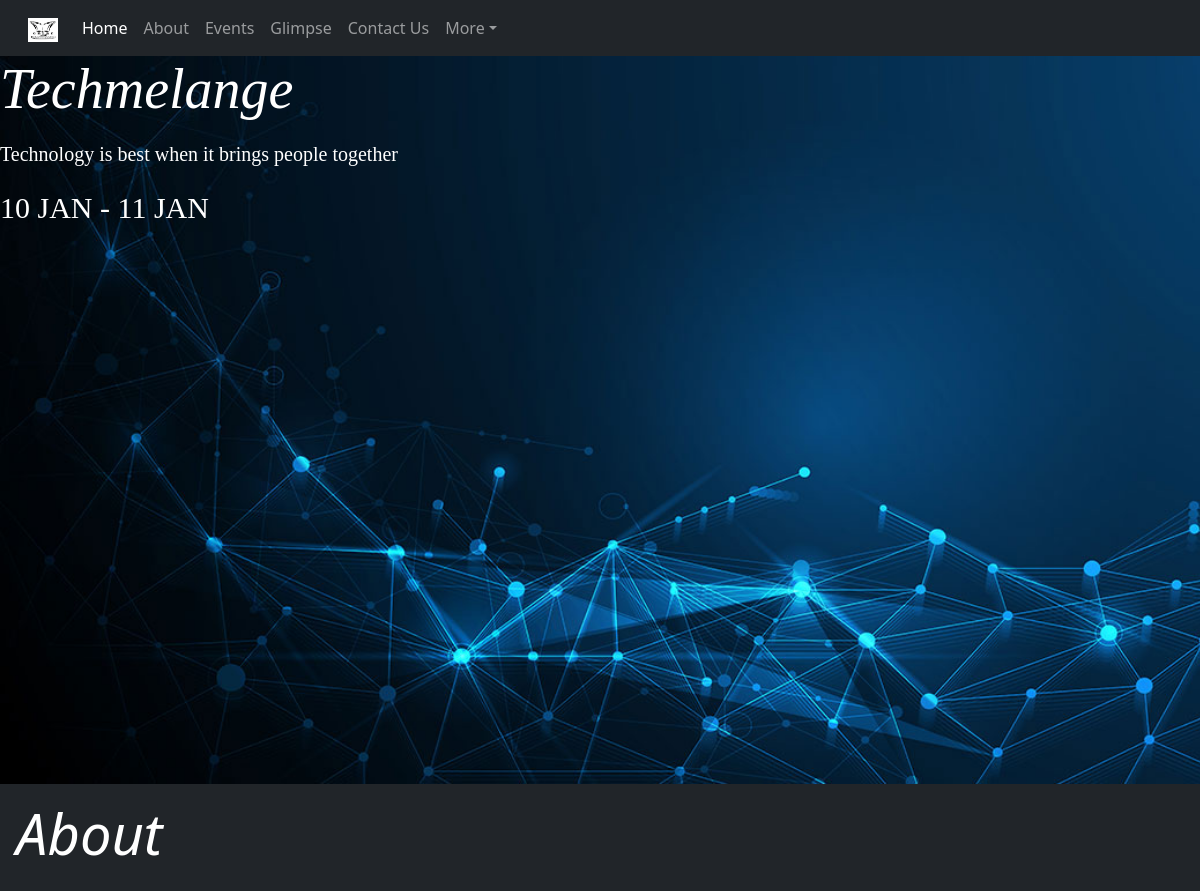
The app's page / (upper part), older data.
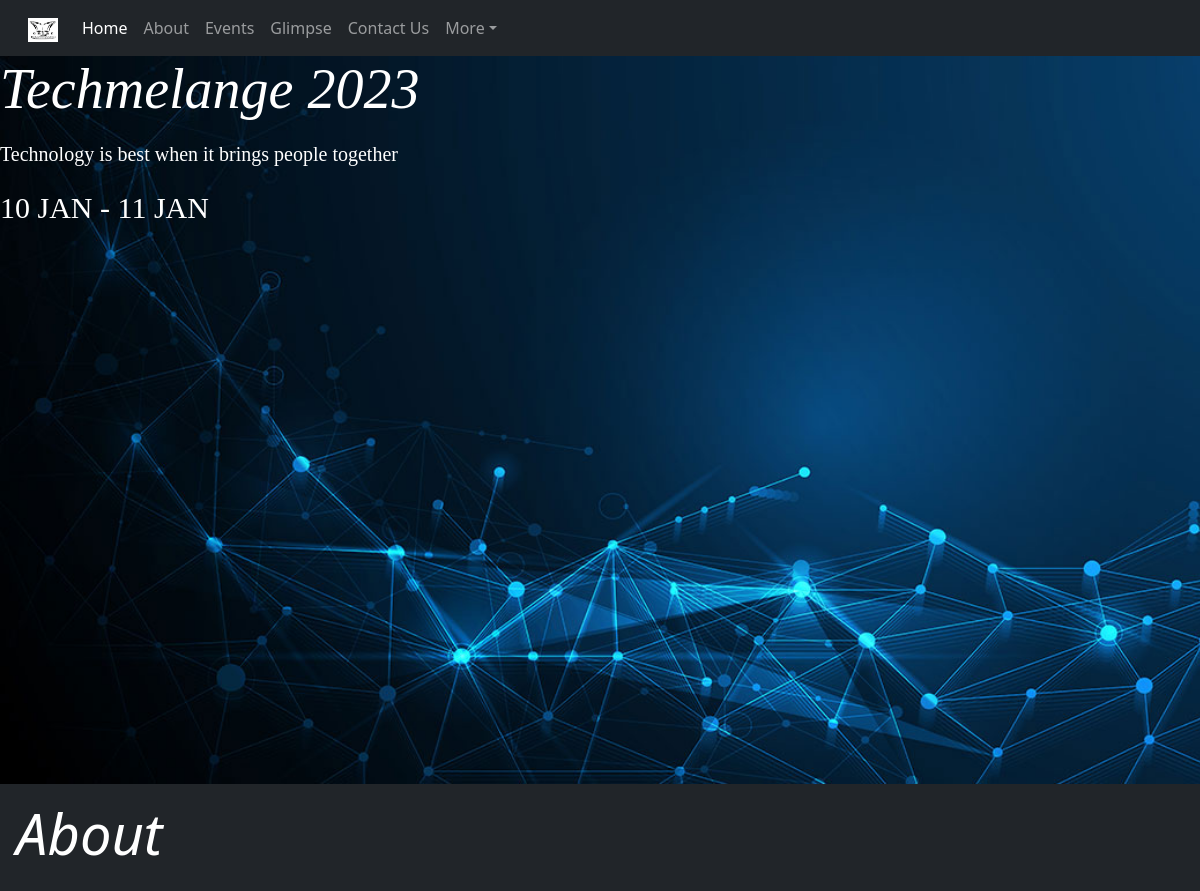
The same page, newer data.
### home/models.py (models this page shows)
class festdesc(models.Model):
    fest_name=models.CharField(max_length=50)
    fest_desc=models.TextField(max_length=1000)

### home/views.py (the view)
# urls.py: path('', views.home, name='home'),
def home(request):
    a=festdesc.objects.all().first();
    print(a)
    b=events.objects.all().first();
    print(b)
    str = "ENIAC-The Computer Science Society, Department of Computer Science, Shaheed Rajguru College Of Applied Sciences for Women, University Of Delhi presents its Annual Techfest - TECH MELANGE'23."
    str1 = "As the name suggests, Tech Melange is the perfect blend of hosting both technical and non-technical events which means that it is a fun extravaganza for all the tech maniacs as well as the non-tech mob around the corner looking for opportunities and learnings. It was started in the year 2010 and every year thereafter, different sets of events were organised by the departmental council to instil an element of competition in technology; making it an adventurous ride of coding, technical tools, quizzes, brainstorming games and ideas organised by students."
    str2 = "For the first time in 11 years, Tech Melange was conducted online which resulted in an overwhelming participation from students all over India. It brings together tech-enthusiasts, coders and gamers. Winners are also awarded with lucrative cash prizes, coupons and certificates. Ite is acquainted to the masses by the mingled effort of  the faculty and students."
    str3 ="To maintain the legacy, we have some exciting events this year as well such as Ideathon, Brain Wreck, E - tambola, Cyber hustle, Whiz Quiz and Hardcode. This gives students a golden opportunity to showcase their talent, innovation, creativity and technicality. Students of various renowned universities and colleges(Delhi University, JNU, IP University, IT, Amity, IIIT-D, Jamia Milia etc.) participate in this mass endeavour."
    str4="Our aim is to enhance the intellectual awareness and development of students. The fest adopts a highly participative and interactive approach with a strong emphasis on ‘Learning by Doing’ and is successful in quenching the thirst of today’s well aware techno youth all around."
    return render(request, 'index.html', {'stg': str, 'stg1': str1, 'stg2': str2,'stg3':str3 ,
    'stg4': str4,'a':a , 'b':b})

### templates/index.html (shortened to what this page needs)
<!DOCTYPE html>
<html lang="en">
  <head>
    <link rel="stylesheet" href="https://cdn.jsdelivr.net/npm/bootstrap@4.6.1/dist/css/bootstrap.min.css" />
    <link href="https://cdn.jsdelivr.net/npm/bootstrap@5.0.0/dist/css/bootstrap.min.css" rel="stylesheet" />
    <link rel="stylesheet" href="static\style.css" />
  </head>
  <body>
    <nav class="navbar navbar-expand-lg navbar-dark bg-dark navbar-fixed-top">
      <div class="container-fluid">
        <a class="navbar-brand" href="#home_page_main"><img src="static\logo.webp" alt="Bootstrap" width="30" height="24" /></a>
        <div class="collapse navbar-collapse" id="navbarNavDropdown">
          <ul class="navbar-nav">
            <li class="nav-item">
              <a class="nav-link active" aria-current="page" href="#">Home</a>
            </li>
            <li class="nav-item">
              <a class="nav-link" href="#about_page">About</a>
            </li>
            <li class="nav-item">
              <a class="nav-link" href="#events_page">Events</a>
            </li>
            <li class="nav-item">
              <a class="nav-link" href="#glimpse_page">Glimpse</a>
            </li>
            <li class="nav-item">
              <a class="nav-link" href="#contactus_page">Contact Us</a>
            </li>
            <li class="nav-item dropdown">
              <a class="nav-link dropdown-toggle" href="#" role="button" data-bs-toggle="dropdown" aria-expanded="false">More</a>
            </li>
          </ul>
        </div>
      </div>
    </nav>
    <section id="home_page_main">
      <div class="bg-image text-white">
        <h1 id="techmelange" class="display-4 fst-italic"><b>{{ a.fest_name }}</b></h1>
        <p class="lead my-3">Technology is best when it brings people together</p>
        <p class="lead my-3" style="font-size: 30px; ">
          <b>10 JAN - 11 JAN</b>
        </p>
      </div>
    </section>
    <section id="about_page">
      <div class="p-3 mb-2 bg-dark text-white" id="aboutpage">
        <h1 id="techmelange" class="display-4 fst-italic"><b>About</b></h1><br />
      </div>
    </section>
    <section id="glimpse_page">
      <div class="p-3 mb-2 bg-dark text-white" id="glimpsepage">
        <div>
          <a class="carousel-control-prev" href="#demo" data-slide="prev"></a>
          <a class="carousel-control-next" href="#demo" data-slide="next"></a>
        </div>
      </div>
    </section>
  </body>
</html>

Row changes from the older to the newer data that the page shows:
changed festdesc: fest_name "Techmelange" → "Techmelange 2023"
